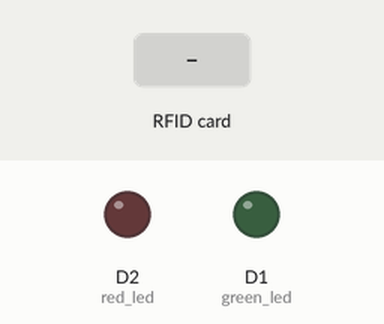
Recording of a sketch running on a simulated ESP8266 (NodeMCU). Shown: output pins drawn as LEDs (lit = HIGH). The test bench sets the inputs (shaded band). WiFi joins after 1.5 s; servers stay silent unless stated; uploads are accepted with an empty reply; what the sketch prints to the serial monitor is not drawn.

Above: at 2.8 s.
2.9 s: RFID card D0 6D 5D 4D held to the reader
At 4.3 s:
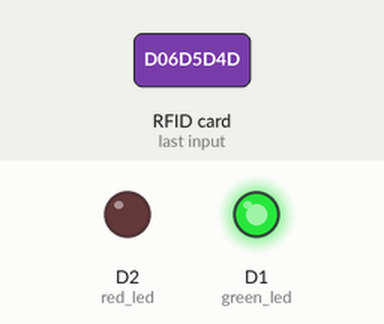
5.9 s: RFID card 82 C3 80 CB held to the reader
At 11.9 s:
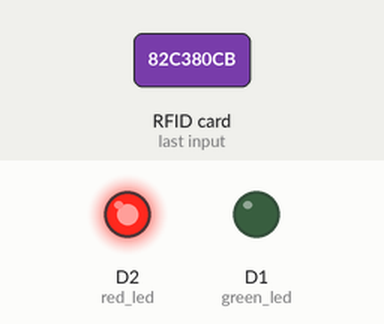
Timing chart, 0 to 14.9 s (numbered marks = the images above; inputs shaded):
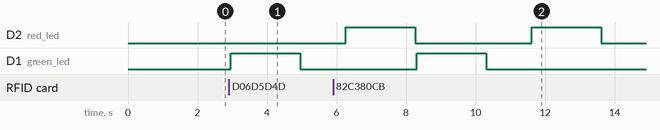

Measured:
- after the input at 2.9 s, D1 (green_led): LOW → HIGH after 0.05 s, → LOW 2.0 s later
- after the input at 5.9 s, D1 (green_led): LOW → HIGH after 2.4 s, → LOW 2.0 s later
- by itself, D2 (red_led): alternates HIGH for 2.0 s and LOW for 3.4 s

The sketch:

IOT_Based_Attendance_System.ino
```cpp
#include <SPI.h>
#include <MFRC522.h>
#include <Arduino.h>
#include <ESP8266WiFi.h>
#include <ESP8266WiFiMulti.h>
#include <ESP8266HTTPClient.h>
#include <WiFiClient.h>
#include <WiFiClientSecureBearSSL.h>

const uint8_t fingerprint[20] = {0xc1, 0x28, 0xb0, 0x5e, 0xf8, 0x50, 0x51, 0x3c, 0x3e, 0x18, 0x38, 0xc4, 0x87, 0x9f, 0xdd, 0xde, 0x5b, 0xc4, 0x00, 0x77};
// c1 28 b0 5e f8 50 51 3c 3e 18 38 c4 87 9f dd de 5b c4 00 77
#define RST_PIN  D3     // Configurable, see typical pin layout above
#define SS_PIN   D4     // Configurable, see typical pin layout above
#define green_led D1
#define red_led D2


MFRC522 mfrc522(SS_PIN, RST_PIN);  // Instance of the class
MFRC522::MIFARE_Key key;
ESP8266WiFiMulti WiFiMulti;
MFRC522::StatusCode status;

String data2;
String NAME;
const String data1 = "https://script.google.com/macros/s/AKfycbw80ktbTteJOHmWu0a4d59yJLESf6x_wqCA3WY19z42Mjbv_EGe0cAWxmWNjbPsA2cj/exec?name=";

void setup()
{
  /* Initialize serial communications with the PC */
  Serial.begin(9600);
  // Serial.setDebugOutput(true);

  Serial.println();
  Serial.println();
  Serial.println();

  WiFi.mode(WIFI_STA);
  WiFi.begin("Abhi", "3134sahu@");
  while(WiFi.status() != WL_CONNECTED)
  {
    delay(200);
    Serial.print("..");
  }
  Serial.println();
  Serial.println("NodeMCU is Connected!");
  Serial.println(WiFi.localIP());

  /* Set BUZZER as OUTPUT */
     pinMode(green_led, OUTPUT);
     pinMode(red_led, OUTPUT);
  /* Initialize SPI bus */
  SPI.begin();

  Serial.println("Approximate your card to the reader...");
  Serial.println();
}
void write_data()
{
  digitalWrite(green_led, HIGH);
  delay(2000);
  digitalWrite(green_led, LOW);
  std::unique_ptr<BearSSL::WiFiClientSecure>client(new BearSSL::WiFiClientSecure);

    client->setFingerprint(fingerprint);

   data2 = data1 + NAME;
    data2.trim();
    Serial.println(data2);

    HTTPClient https;
    Serial.print(F("[HTTPS] begin...\n"));
    if (https.begin(*client, (String)data2))
    {
      // HTTP
      Serial.print(F("[HTTPS] GET...\n"));
      // start connection and send HTTP header
      int httpCode = https.GET();
      // httpCode will be negative on error
      if (httpCode > 0)
      {
        // HTTP header has been send and Server response header has been handled
        Serial.printf("[HTTPS] GET... code: %d\n", httpCode);
        // file found at server
      }
      else
      {
        Serial.printf("[HTTPS] GET... failed, error: %s\n", https.errorToString(httpCode).c_str());
      }
      https.end();
      delay(1000);
    }
    else
    {
      Serial.printf("[HTTPS} Unable to connect\n");
    }
}

void loop()
{
  mfrc522.PCD_Init();   // Initiate MFRC522
  /* Look for new cards */
  /* Reset the loop if no new card is present on RC522 Reader */
  if ( ! mfrc522.PICC_IsNewCardPresent())
  {
    return;
  }
  /* Select one of the cards */
  if ( ! mfrc522.PICC_ReadCardSerial())
  {
    return;
  }

  Serial.println();
  //Show UID on serial monitor
  Serial.print("UID tag :");
  String content= "";
  byte letter;
  for (byte i = 0; i < mfrc522.uid.size; i++)
  {
     Serial.print(mfrc522.uid.uidByte[i] < 0x10 ? " 0" : " ");
     Serial.print(mfrc522.uid.uidByte[i], HEX);
     content.concat(String(mfrc522.uid.uidByte[i] < 0x10 ? " 0" : " "));
     content.concat(String(mfrc522.uid.uidByte[i], HEX));
  }
  Serial.println();
  Serial.print("Message : ");
  content.toUpperCase();


  // wait for WiFi connection
  if ((WiFiMulti.run() == WL_CONNECTED))
  {
     if (content.substring(1) == "D0 6D 5D 4D") //change here the UID of the card/cards that you want to give access
  {
    Serial.println("Authorized access");
    NAME = "Student%201";
    write_data();

  }
     if (content.substring(1) == "82 C3 80 CB") //change here the UID of the card/cards that you want to give access
  {
    Serial.println("Authorized access");
    NAME = "Student%202";
    write_data();
  }
    if (content.substring(1) == "D3 E1 F4 94") //change here the UID of the card/cards that you want to give access
  {
    Serial.println("Authorized access");
    NAME = "Student%202";
    write_data();
  }
    if(content.substring(1) != "82 C3 80 CB"|| content.substring(1) != "D0 6D 5D 4D" || content.substring(1) != "D3 E1 F4 94")  {
    digitalWrite(red_led, HIGH);
    delay(2000);
    digitalWrite(red_led, LOW);
    Serial.println(" Access denied");
  }
 }
}
```
